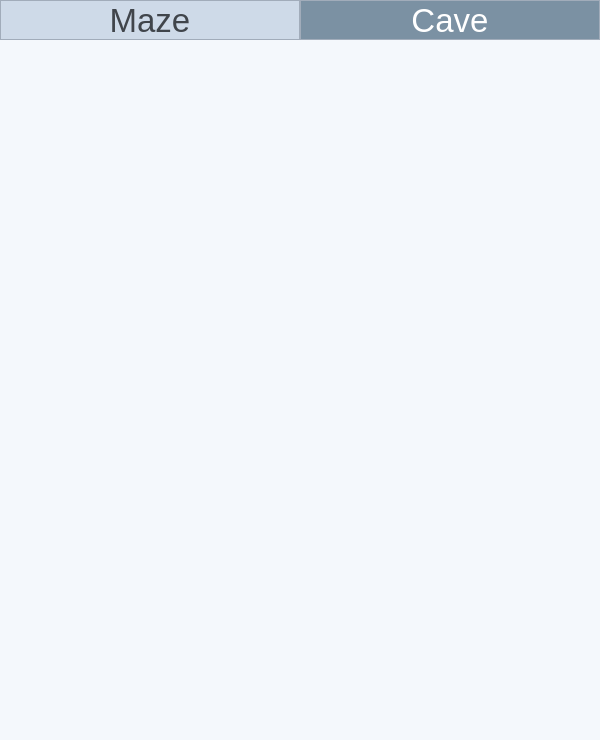
<?xml version="1.0" encoding="UTF-8"?>
<ui version="4.0">
 <class>MainWindow</class>
 <widget class="QMainWindow" name="MainWindow">
  <property name="geometry">
   <rect>
    <x>0</x>
    <y>0</y>
    <width>600</width>
    <height>740</height>
   </rect>
  </property>
  <property name="windowTitle">
   <string>Maze</string>
  </property>
  <widget class="QWidget" name="centralwidget">
   <widget class="QPushButton" name="maze">
    <property name="geometry">
     <rect>
      <x>0</x>
      <y>0</y>
      <width>300</width>
      <height>40</height>
     </rect>
    </property>
    <property name="font">
     <font>
      <pointsize>25</pointsize>
     </font>
    </property>
    <property name="styleSheet">
     <string notr="true">QPushButton {
	border: 1px solid rgb(161, 172, 186);
	background-color: rgb(206, 218, 232);
	color: rgb(64, 69, 75);
}

QPushButton:pressed {
    background-color: rgb(166, 204, 221);
}</string>
    </property>
    <property name="text">
     <string>Maze</string>
    </property>
   </widget>
   <widget class="QPushButton" name="cave">
    <property name="geometry">
     <rect>
      <x>300</x>
      <y>0</y>
      <width>300</width>
      <height>40</height>
     </rect>
    </property>
    <property name="font">
     <font>
      <pointsize>25</pointsize>
     </font>
    </property>
    <property name="styleSheet">
     <string notr="true">QPushButton {
	border: 1px solid rgb(161, 172, 186);
	background-color: rgb(123, 145, 163);
	color: white;
}

QPushButton:pressed {
    background-color: rgb(166, 204, 221);

}</string>
    </property>
    <property name="text">
     <string>Cave</string>
    </property>
   </widget>
   <widget class="QStackedWidget" name="stackedWidget">
    <property name="geometry">
     <rect>
      <x>0</x>
      <y>40</y>
      <width>600</width>
      <height>700</height>
     </rect>
    </property>
    <property name="styleSheet">
     <string notr="true">background-color: rgb(244, 248, 252);</string>
    </property>
    <widget class="QWidget" name="page"/>
    <widget class="QWidget" name="page_2"/>
   </widget>
  </widget>
 </widget>
 <resources/>
 <connections/>
</ui>
